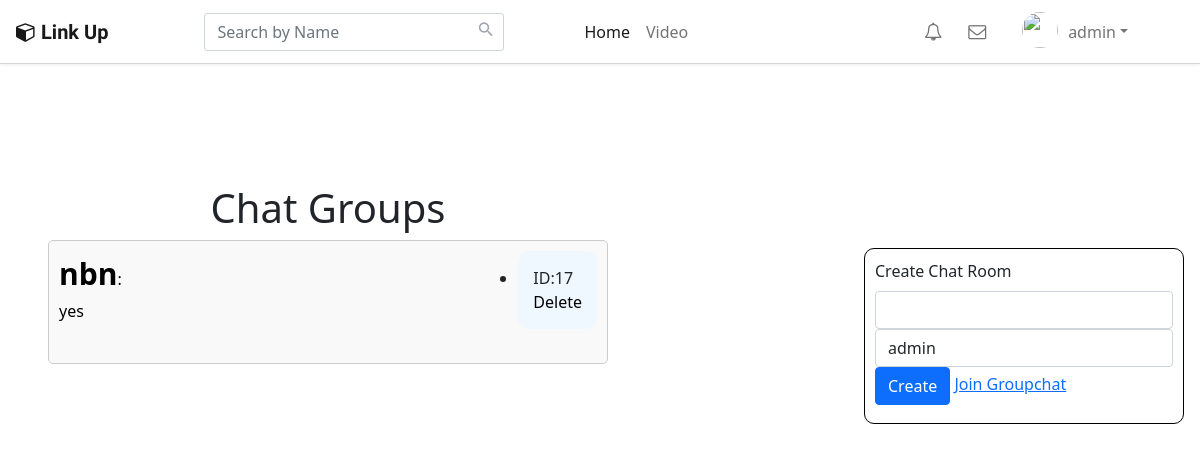
The app's page /groupchat/index.php (signed in), older data.
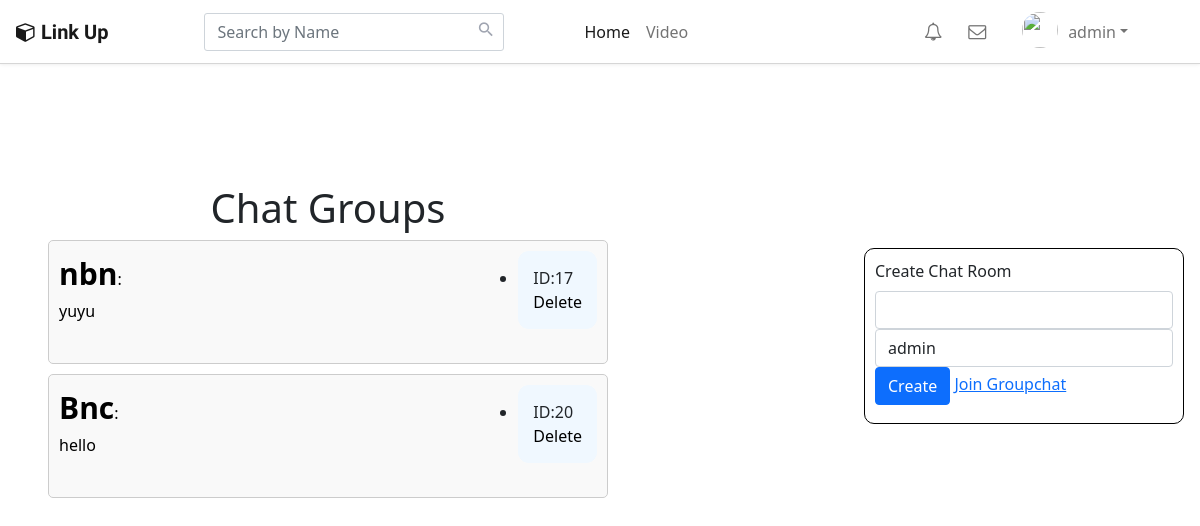
The same page, newer data.
### tables this page shows
CREATE TABLE `chat_room` (
  `id` int(20) NOT NULL,
  `name` varchar(30) NOT NULL,
  `room_name` varchar(100) NOT NULL
);

### groupchat/insert.php (the view, shortened to what this page needs)
<?php
include 'config.php';
$name = $_SESSION['name'];
$sql="SELECT * FROM chat_room where name = '$name' ";
$result = $conn->query($sql);
if ($result->num_rows > 0) {
  while($row = $result->fetch_assoc()) {
    $id = $row['id'];
    $room_name = $row['room_name'];
    echo "<div class='message'>
        <div class='box'>
          <a href='display.php?user_id=$id&room_name=$room_name'>
            <strong>" . $row["room_name"] . "</strong>:
          </a>";
          echo "<p> ID:" . $row["id"] . "</> <br><a href='#' class='delete-link' data-id='$id'>Delete </a> </p>";
echo "  </div>";
    $iddd = $row['id'];
    $sqll = "SELECT name, MAX(chats) AS msg FROM `groupchat` WHERE chat_room = '$iddd' AND name = '$name'";
    $resultt = $conn->query($sqll);
    if ($resultt->num_rows > 0) {
      while($rows = $resultt->fetch_assoc()) {
        echo "<a class='gm'>" . $rows["msg"] . "</a>";
        echo "</div>";
      }
    }
  }
}
?>

Row changes from the older to the newer data that the page shows:
added chat_room: room_name "Bnc", id "20", msg "hello"
Text that changed along with them:
new list line: "yuyu"
list line gone: "yes"
